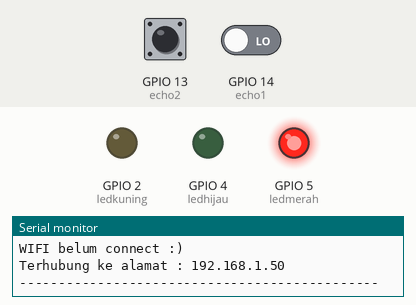
This sketch was run on a simulated ESP8266 (NodeMCU). Parts: output pins drawn as LEDs (lit = HIGH), the last lines printed to the serial monitor. The inputs (shaded band) are chosen by the test bench; at power-on: GPIO 13 (echo2) LOW, GPIO 14 (echo1) LOW. WiFi joins after 1.5 s; servers stay silent unless stated; uploads are accepted with an empty reply; pins used as bus, display or sensor lines are not drawn.

Above: at 2.7 s.
2.8 s: GPIO 13 (echo2) pulsed HIGH 2 times (0.12 s each, 0.3 s apart)
At 14.5 s:
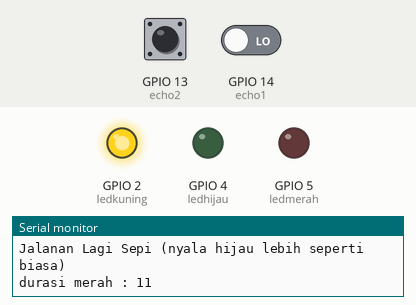
At 16.0 s:
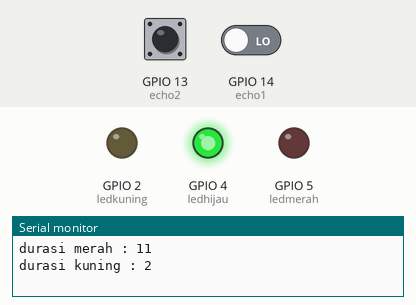
Timing chart, 0 to 16.6 s (numbered marks = the images above; inputs shaded):
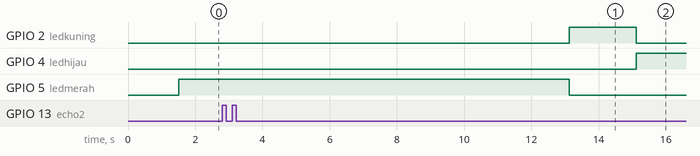

The sketch:

tugasprojek.ino
```cpp
#include <TimeLib.h>
#include<ESP8266WiFi.h>
#include<ESP8266HTTPClient.h>
#include<WiFiClient.h>

// const char* ssid = "Warmindo Remen";
// const char* password = "AA@yomi01";
// const char* serverName = "http://192.168.18.7/logging-data/sensor.php";
const char* ssid = "KLaZ";
const char* password = "senyumDulu";
const char* serverName = "http://192.168.213.9/logging-data/sensor.php";
String apiKeyValue = "123456789";

int ledmerah = 5; //D1
int ledhijau = 4; //D2
int ledkuning = 2; //D4

//ada kabel kuning dan orange
int echo1 = 14; //D5
int trigger1 = 12; //D6

//gak ada kabel kuning dan orange
int echo2 = 13; //D7
int trigger2 = 15; //D8

int durasi1;
int jarak1;

int durasi2;
int jarak2;

int timer = 5000;

time_t start_waktu;
time_t akhir_waktu;
time_t durasi;

String status;

void setup() {
  Serial.begin(115200);
  delay(10);
  WiFi.begin(ssid, password);
  while(WiFi.status() != WL_CONNECTED){
    delay(500);
    Serial.println("WIFI belum connect :)");
  }
  Serial.println("");
  Serial.print("Terhubung ke alamat : ");
  Serial.println(WiFi.localIP());
  Serial.println("----------------------------------------------");

  pinMode(ledmerah,OUTPUT);
  pinMode(ledhijau, OUTPUT);
  pinMode(ledkuning, OUTPUT);
  pinMode(echo1, INPUT);
  pinMode(trigger1, OUTPUT);
  pinMode(echo2, INPUT);
  pinMode(trigger2, OUTPUT);
}

void sensor()
{
  digitalWrite(trigger1,HIGH);
  delay(100);
  digitalWrite(trigger1,LOW);
  durasi1 = pulseIn(echo1, HIGH);
  jarak1 = (durasi1 *0.034)/2;

  delay(100);

  digitalWrite(trigger2,HIGH);
  delay(100);
  digitalWrite(trigger2,LOW);
  durasi2 = pulseIn(echo2, HIGH);
  jarak2 = (durasi2 *0.034)/2;

  Serial.print("jarak sensor 1 : ");
  Serial.println(jarak1);
  Serial.print("jarak sensor 2 : ");
  Serial.println(jarak2);
  Serial.print("\n");

  if(jarak1 < 15 && jarak2 < 15)
  {
    timer = 15000;
    status = "JalananPadat";
    Serial.println("Jalanan Lagi Padat (nyala hijau lebih lama)");
  }
  else{
    timer = 10000;
    status = "JalananSepi";
    Serial.println("Jalanan Lagi Sepi (nyala hijau lebih seperti biasa)");
  }


}

void loop() {

  if(WiFi.status() == WL_CONNECTED){

     //lampu merah nyala
    digitalWrite(ledhijau, LOW);
    digitalWrite(ledmerah, HIGH);
    digitalWrite(ledkuning, LOW);

    start_waktu = now();
    sensor();
    delay(9700);
    akhir_waktu = now();
    durasi = (akhir_waktu - start_waktu);
    Serial.println("");
    Serial.print("durasi merah : ");
    Serial.println(second(durasi));

    WiFiClient wifiClient;
    HTTPClient http;
    String address;

    address = String(serverName);
    address += "?api_key=";
    address += String(apiKeyValue);
    address += "&sensor1=";
    address += String(jarak1);
    address += "&sensor2=";
    address += String(jarak2);
    address += "&status=";
    address += String(status);

    // Serial.print("adress : ");
    // Serial.println(address);
    http.begin(wifiClient, address);
    int statusCode = http.GET();

    //lampu kuning nyala
    digitalWrite(ledkuning, HIGH);
    digitalWrite(ledhijau, LOW);
    digitalWrite(ledmerah, LOW);

    start_waktu = now();
    delay(2000);
    akhir_waktu = now();
    durasi = (akhir_waktu - start_waktu);
    Serial.print("durasi kuning : ");
    Serial.println(second(durasi));

    //hidupkan lampu hijau berdasarkan timer yang diset di fungsi sensor()
    digitalWrite(ledhijau, HIGH);
    digitalWrite(ledmerah, LOW);
    digitalWrite(ledkuning, LOW);

    start_waktu = now();
    delay(timer);
    akhir_waktu = now();
    durasi = (akhir_waktu - start_waktu);
    Serial.print("durasi hijau : ");
    Serial.println(second(durasi));


    //lampu kuning nyala
    digitalWrite(ledkuning, HIGH);
    digitalWrite(ledhijau, LOW);
    digitalWrite(ledmerah, LOW);

    start_waktu = now();
    delay(2000);
    akhir_waktu = now();
    durasi = (akhir_waktu - start_waktu);
    Serial.print("durasi kuning : ");
    Serial.println(second(durasi));

    Serial.println("\n=====================");


    if(statusCode > 0){
      Serial.print("HTTP Response Code : ");
      Serial.println(statusCode);
    }else{
      Serial.print("Error code : ");
      Serial.println(statusCode);
    }
    http.end();
  }else{
    Serial.println("Wifi gak connect!!!");
  }
}
```

Measured:
- after the input at 2.8 s, GPIO 4 (ledhijau): LOW → HIGH after 12.3 s instead of 12.9 s; GPIO 5 (ledmerah): HIGH → LOW after 10.3 s instead of 10.9 s
